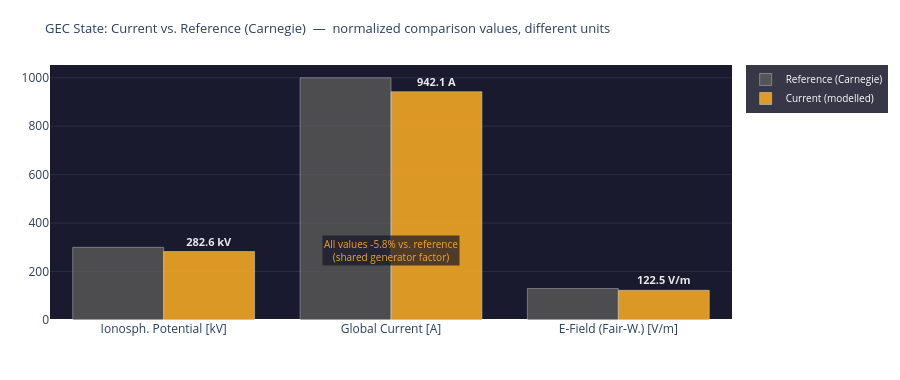

This figure's notebook cell:
### Markdown cell above
---
## 4. Visualizations

### Code cell
# ============================================================
# GEC STATE vs. REFERENCE
# Note: raw values have different units (kV, A, V/m)
# Comparison shows relative deviation from Carnegie reference
# ============================================================

metrics = [
    ('Ionosph. Potential', 'kV',  GEC_REF['V_iono_kV'], V_iono_mod),
    ('Global Current',     'A',   GEC_REF['I_total_A'], I_total_mod),
    ('E-Field (Fair-W.)',  'V/m', GEC_REF['E_field_Vm'], E_mod),
]
labels_units = [f'{m[0]}\n[{m[1]}]' for m in metrics]

fig = go.Figure()
fig.add_trace(go.Bar(
    name='Reference (Carnegie)',
    x=labels_units, y=[m[2] for m in metrics],
    marker_color='#5F5E5A', opacity=0.75
))
fig.add_trace(go.Bar(
    name='Current (modelled)',
    x=labels_units, y=[m[3] for m in metrics],
    marker_color='#F2A623', opacity=0.90,
    text=[f'<b>{m[3]:.1f} {m[1]}</b>' for m in metrics],
    textposition='outside',
    textfont=dict(color='white', size=11)
))

# Joint percentage value as annotation
delta_pct = round((V_iono_mod - GEC_REF['V_iono_kV']) / GEC_REF['V_iono_kV'] * 100, 1)
fig.add_annotation(
    x=1.0, y=max(GEC_REF['V_iono_kV'], V_iono_mod) * 0.95,
    text=f'All values {delta_pct:+.1f}% vs. reference<br>(shared generator factor)',
    showarrow=False, xanchor='center',
    font=dict(color='#F2A623', size=10),
    bgcolor='rgba(20,20,40,0.7)'
)

fig.update_layout(
    title=dict(
        text='GEC State: Current vs. Reference (Carnegie)  —  normalized comparison values, different units',
        font=dict(size=13)
    ),
    barmode='group',
    height=380,
    plot_bgcolor='#1a1a2e', paper_bgcolor='rgba(0,0,0,0)',
    margin=dict(l=50, r=50, t=65, b=60),
    legend=dict(bgcolor='rgba(20,20,40,0.85)', font=dict(color='white', size=10)),
    yaxis=dict(gridcolor='#2a2a4a')
)
fig.show()

print(f'GEC deviation from Carnegie reference: {delta_pct:+.1f}%')
print(f'  (all values scale with the same generator factor {generator_strength:.3f})')

### Figure 1 — Plotly figure (JSON) as saved in the notebook; plotly's stock layout.template omitted (floating-point values rounded to 4 significant figures)
{"data": [{"marker": {"color": "#5F5E5A"}, "name": "Reference (Carnegie)", "opacity": 0.75, "type": "bar", "x": ["Ionosph. Potential\n[kV]", "Global Current\n[A]", "E-Field (Fair-W.)\n[V/m]"], "y": [300.0, 1000.0, 130.0]}, {"marker": {"color": "#F2A623"}, "name": "Current (modelled)", "opacity": 0.9, "text": ["<b>282.6 kV</b>", "<b>942.1 A</b>", "<b>122.5 V/m</b>"], "textfont": {"color": "white", "size": 11}, "textposition": "outside", "type": "bar", "x": ["Ionosph. Potential\n[kV]", "Global Current\n[A]", "E-Field (Fair-W.)\n[V/m]"], "y": [282.6, 942.1, 122.5]}], "layout": {"annotations": [{"bgcolor": "rgba(20,20,40,0.7)", "font": {"color": "#F2A623", "size": 10}, "showarrow": false, "text": "All values -5.8% vs. reference<br>(shared generator factor)", "x": 1.0, "xanchor": "center", "y": 285.0}], "barmode": "group", "height": 380, "legend": {"bgcolor": "rgba(20,20,40,0.85)", "font": {"color": "white", "size": 10}}, "margin": {"b": 60, "l": 50, "r": 50, "t": 65}, "paper_bgcolor": "rgba(0,0,0,0)", "plot_bgcolor": "#1a1a2e", "title": {"font": {"size": 13}, "text": "GEC State: Current vs. Reference (Carnegie)  —  normalized comparison values, different units"}, "yaxis": {"gridcolor": "#2a2a4a"}}}
